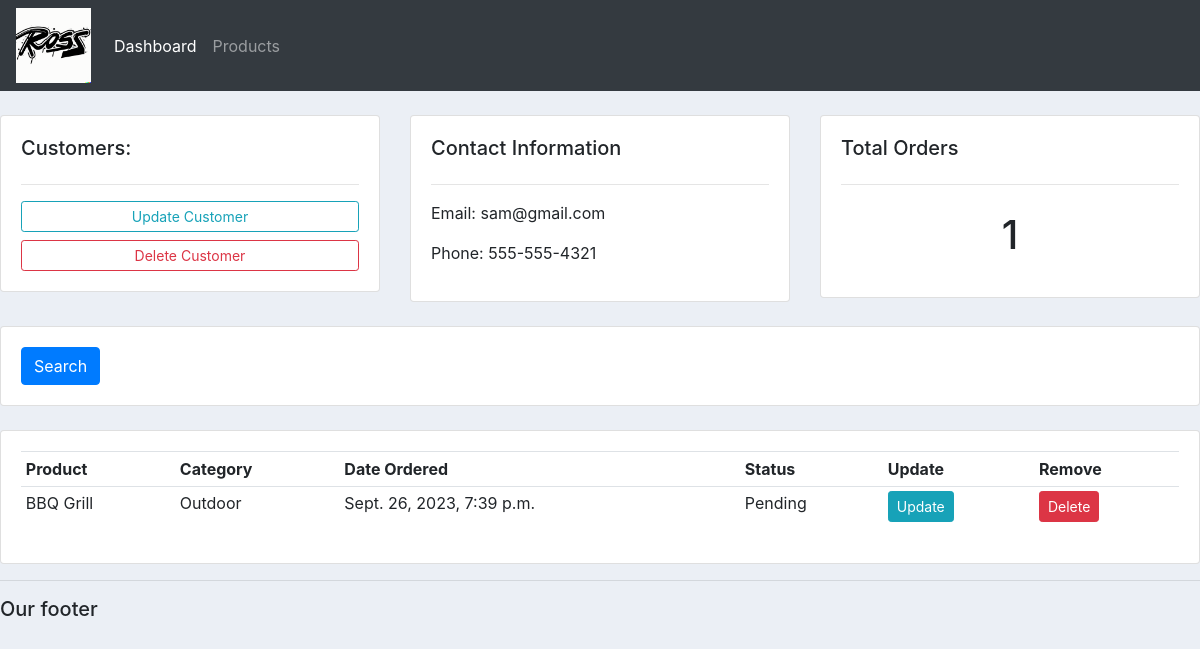
Screenshot of /customer/1 with the database file from the repository.
### accounts/models.py (models this page shows, shortened)
class Customer(models.Model):
    name = models.CharField(max_length=200, null=True)
    phone = models.CharField(max_length=200, null=True)
    email = models.CharField(max_length=200, null=True)
    created_at = models.DateTimeField(auto_now_add=True, null=True)
    updated_at = models.DateTimeField(auto_now=True, null=True)

class Order(models.Model):
    STATUS = (
        ('Pending', 'Pending'),
        ('Out for delivery', 'Out for delivery'),
        ('Delivered', 'Delivered'),
    )
    customer = models.ForeignKey(Customer, null=True, on_delete=models.SET_NULL)
    product = models.ForeignKey(Product, null=True, on_delete=models.SET_NULL)
    created_at = models.DateTimeField(auto_now_add=True, null=True)
    updated_at = models.DateTimeField(auto_now=True, null=True)
    status = models.CharField(max_length=200, null=True, choices=STATUS)

class Product(models.Model):
    CATEGORY = (
        ('Indoor', 'Indoor'),
        ('Outdoor', 'Outdoor'),
    )
    name = models.CharField(max_length=200, null=True)
    price = models.FloatField(null=True)
    category = models.CharField(max_length=200, null=True, choices=CATEGORY)
    description = models.CharField(max_length=200, null=True)
    created_at = models.DateTimeField(auto_now_add=True, null=True)
    updated_at = models.DateTimeField(auto_now=True, null=True)
    tags = models.ManyToManyField(Tag)
    def __str__(self):
        return self.name

### accounts/views.py (the view)
# urls.py: path('customer/<str:id>', views.customer, name="customer"),
def customer(request, id):
    customer = Customer.objects.get(id=id)
    orders = customer.order_set.all()
    orders_count = orders.count()
    context = {
        'customer' : customer,
        'orders' : orders,
        'orders_count' : orders_count,
    }
    return render(request, 'accounts/customer.html', context)

### accounts/templates/accounts/customer.html
{% extends 'accounts/main.html' %}
{% block content %}
<br>
<div class="row">
    <div class="col-md">
        <div class="card card-body">
            <h5>Customers:</h5>
            <hr>
            <a class="btn btn-outline-info btn-sm btn-block" href="">Update Customer</a>
            <a class="btn btn-outline-danger btn-sm btn-block" href="">Delete Customer</a>
        </div>
    </div>
    <div class="col-md">
        <div class="card card-body">
            <h5>Contact Information</h5>
            <hr>
            <p>Email: {{customer.email}}</p>
            <p>Phone: {{customer.phone}}</p>
        </div>
    </div>
    <div class="col-md">
        <div class="card card-body">
            <h5>Total Orders</h5>
            <hr>
            <h1 style="text-align: center; padding: 10px;">{{orders_count}}</h1>
        </div>
    </div>
</div>
<br>
<div class="row">
    <div class="col">
        <div class="card card-body">
            <form method="get">
                <button class="btn btn-primary" type="submit">Search</button>
            </form>
        </div>
    </div>
</div>
<br>
<div class="row">
    <div class="col-md">
        <div class="card card-body">
            <table class="table table-sm">
                <tr>
                    <th>Product</th>
                    <th>Category</th>
                    <th>Date Ordered</th>
                    <th>Status</th>
                    <th>Update</th>
                    <th>Remove</th>
                </tr>
                {% for order in orders %}
                    <tr>
                        <td>{{order.product}}</td>
                        <td>{{order.product.category}}</td>
                        <td>{{order.created_at}}</td>
                        <td>{{order.status}}</td>
                        <td><a class="btn btn-sm btn-info" href="{% url 'update_order' order.id %}">Update</a></td>
                        <td><a class="btn btn-sm btn-danger" href="{% url 'delete_order' order.id %}">Delete</a></td>
                    </tr>
                {% endfor %}
            </table>
        </div>
    </div>
</div>
{% endblock %}

### accounts/static/css/styles.css (style rules this page uses)
body { background-color: #ebeff5; }

### rows the page displays
Customer: email "sam@gmail.com", phone "555-555-4321"
Order: product "BBQ Grill", product.category "Outdoor", created_at "Sept. 26, 2023, 7:39 p.m.", status "Pending"

### other values shown
{{ orders_count }} "1"
